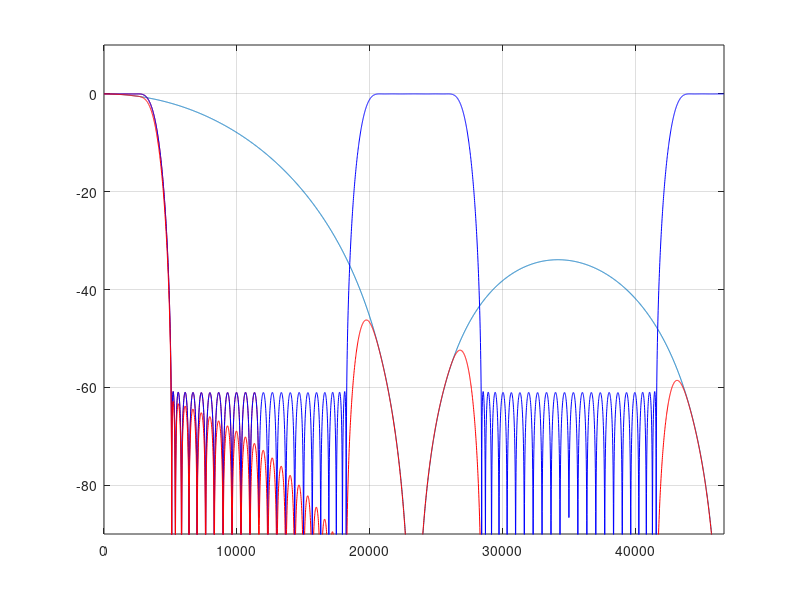

This chart was generated by the following MATLAB code:
fs = 93333.333;   %sampling frequency in KHz
fn = fs/2;

R = 4;      % Decimation
N = 3;      % Order
M = 1;      % Differential Delay

plotPoints = 1024*R;

fstep = fn/plotPoints;
f = (fstep:fstep:fn)/fs;
num = sin(pi*R*M*f);
den = sin(pi*f);
H = (num./den).^N;

H = H';
H = H./max(H);
H = abs(H);
H = H + 1e-6;
dBH = 20*log10(H);
figure(1)
hold off
plot(f.*fs,dBH);

% Post CIC filter
frs = fs/R;
frn = frs/2;

taps = 34;
order = taps-1;
fc = 0.5/3;
delta = 0.05;
bfilter = remez(order,2*[0 fc-delta fc+delta 0.5],[1 1 0 0]);

[Hb,w] = freqz(bfilter,1,plotPoints/R,frs);
Hb = Hb ./ max(Hb);
Hb = Hb + 1e-6;
figure(1);
hold on
plot(w,20*log10(abs(Hb)),'r'),grid

% Repeat the quarterband response across the cic response
Hdec = Hb;
wdec = w;
for k = 2:R
    wdec = [wdec ; (w + (k-1)*frn)];
    if (2*floor(k/2) == k)
        Hdec = [Hdec ; Hb((plotPoints/R) : -1 : 1)];
    else
        Hdec = [Hdec ; Hb];    
    end
end

plot(wdec, 20*log10(abs(Hdec)),'b');

% Show the combined response
Hcomb = 20*log10(abs(H)) + 20*log10(abs(Hdec));
plot(wdec, Hcomb, 'r');

%axis([0 fn/R -90 10]);
axis([0 fn -90 10]);

